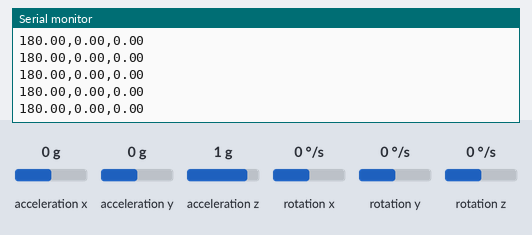
Simulated run of this sketch. Board: Arduino Uno, built with avr-gcc and run on an emulated ATmega328P. Shown: the last lines printed to the serial monitor. The test bench sets the inputs (shaded band); at power-on: acceleration x 0 g, acceleration y 0 g, acceleration z 1 g, rotation x 0 °/s, rotation y 0 °/s, rotation z 0 °/s.

Above: at 1.2 s.
1.3 s: acceleration x set to -1.4 g
At 1.33 s:
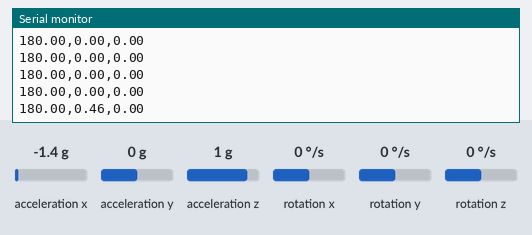
4.3 s: acceleration y set to -1.4 g
At 4.31 s:
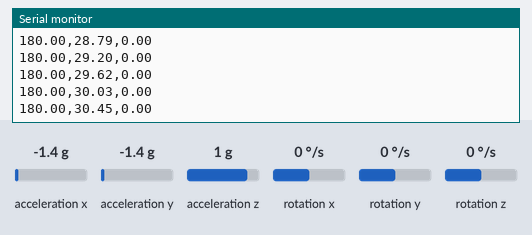
5.8 s: acceleration z set to -1.4 g
At 5.81 s:
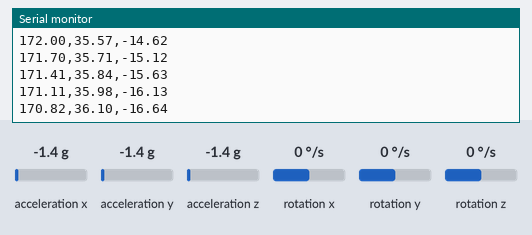
7.3 s: rotation x set to -192 °/s
At 7.3 s:
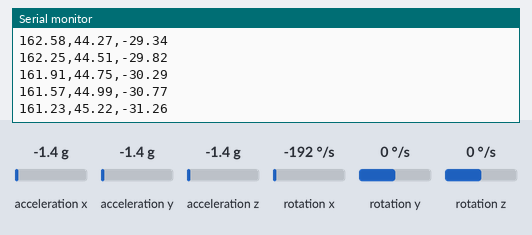
8.8 s: rotation y set to -192 °/s
At 8.8 s:
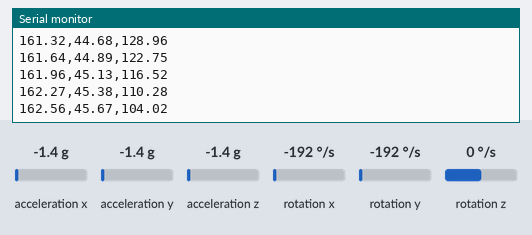
10.3 s: rotation x set to 192 °/s
At 10.34 s:
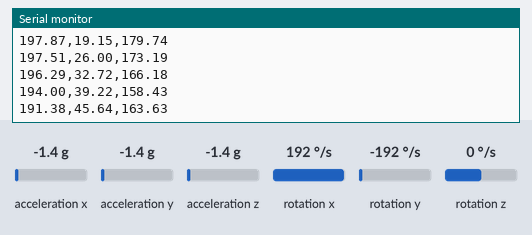
Timing chart, 0 to 13.3 s (numbered marks = the images above; inputs shaded):
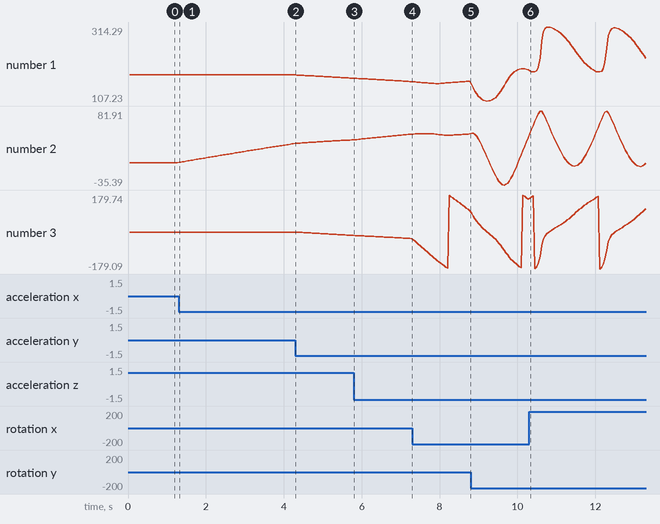

The sketch:

AccelerometerMadgwick.ino
```cpp
/*
  Accelerometer Madgwick orientation
  context: Arduino

  Determines which roll, pitch, and yaw using an accelerometer.
  Can be used with any accelerometer, though Adafruit 9DOF is shown

*/
// includes & globals for LSM303:
#include <Wire.h>
#include <L3G.h>
#include <LSM303.h>
#include <MadgwickAHRS.h>

LSM303 accelerometer;
L3G gyro;
Madgwick filter;

long lastReading = 0;            // timestamp of last reading
long readingInterval = 40;       // 40 ms = 25 Hz sample rate

void setup() {
  Serial.begin(9600);            // begin serial communication
  Wire.begin();                  // initialize I2C
  accelerometer.init();          // initialize LSM303 accelerometer

  accelerometer.enableDefault(); // enable default range (+/- 2g):
  gyro.init();                   // initialize L3G gyro
  gyro.enableDefault();          // enable default range (+/- 250dps):
  filter.begin(25);
}

void loop() {
  float x, y, z, gx, gy, gz;
  // read sensors:
  accelerometer.read();
  gyro.read();
  // convert to g's and dps:
  x = readAcceleration(accelerometer.a.x);
  y = readAcceleration(accelerometer.a.y);
  z = readAcceleration(accelerometer.a.z);
  gx = readGyro(gyro.g.x);
  gy = readGyro(gyro.g.y);
  gz = readGyro(gyro.g.z);

  if (millis() - lastReading >= readingInterval) {
    // update the Madgwick filter:
    filter.updateIMU(gx, gy, gz, x, y, z);

    // print the heading, pitch and roll
    float roll = filter.getRoll();
    float pitch = filter.getPitch();
    float heading = filter.getYaw();
    Serial.print(heading);
    Serial.print(",");
    Serial.print(pitch);
    Serial.print(",");
    Serial.println(roll);
    lastReading = millis();
  }
}

float readAcceleration(int rawValue) {
  // LSM303 accelerometer has a +/- 2g range
  // and a 16-bit resolution:
  float result = (rawValue * 2.0) / 32768.0;
  return result;
}


float readGyro(int rawValue) {
  // L3G gyro has a +/- 250 dps range
  // a 16-bit resolution:
  float result = (rawValue * 250.0) / 32768.0;
  return result;
}
```

Measured:
- after the input at 1.3 s, the serial monitor: prints a new line at once (image 1)
- plotted number 2: 0 → 30.45 after the input at 1.3 s
